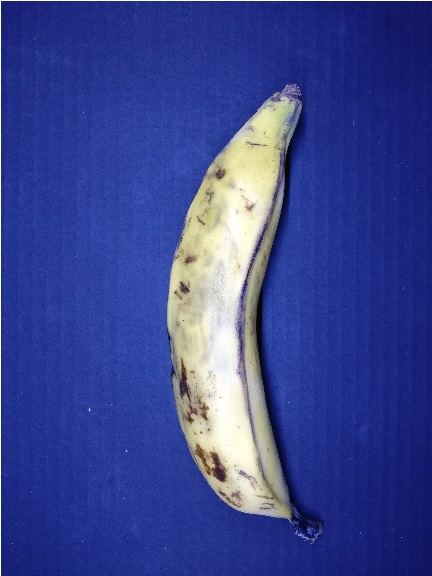
#> input picture python/codigos_finales/platano_reducido_2.jpg, 432 x 576 px
$ python prototipo2.py   (older library calls are emulated)
#> lines starting #> are read from the running program, lines starting #| are printed output that depends on the picture; after the words box and inside, x2 and y2 are one past the last pixel; in counts of white or black regions, pixels touching at a corner belong together
from skimage import io
import matplotlib.pyplot as plt
import numpy as np
from skimage.color import rgb2grey
from skimage.morphology import disk
from skimage.filters.rank import minimum
from skimage.util import img_as_ubyte
from skimage.filters.rank import maximum
from time import time

def leer_imagen():
    imgc=io.imread("platano_reducido_2.jpg")
#> imgc is the input picture: shape (576, 432, 3); mean R, G, B 57.4, 69.3, 144.2
    #imgc=io.imread("170.jpg")

    return imgc

def leer_fondo():
    fondo=io.imread("fondo_REDUCIDO.jpg")
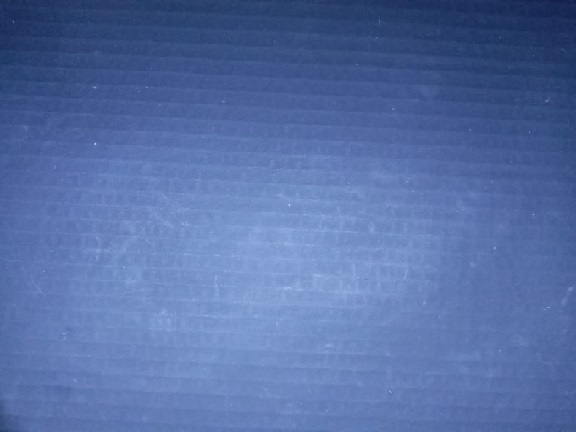
#> input picture python/codigos_finales/fondo_REDUCIDO.jpg, 576 x 432 px
#> fondo is the input picture: shape (432, 576, 3); mean R, G, B 86.4, 111, 165.7
    return fondo

def segmentar(img, fondo):
    n=img.shape
    s=np.zeros(n)
    i=0
    for x in range(n[0]):
        for y in range(n[1]):
            s[x][y]=img[x][y]- fondo[y][x]
            if s[x][y]*255 <=30:
                s[x][y]=0
            else:
                s[x][y]=1
    return s

def aplicar_filtro_rojo(s):
    vecr=np.zeros(1)
    vecg=np.zeros(1)
    for x in range(20 , n[0]-20):
        for y in range(20, n[1]-20):
            if s[x][y] == 255:
                vecr = np.append(vecr, imgc[x][y][0])
                vecg = np.append(vecg, imgc[x][y][1])

    return vecr, vecg


def Suma_rojo(vecr):
    sumr= 0
    for x in range(len(vecr)):
        sumr= sumr+vecr[x]
    return sumr
def Suma_verde(vecg):
    sumg= 0
    for x in range(len(vecg)):
        sumg= sumg+vecg[x]
    return sumg


tiempo_i=time()
imgc=leer_imagen()
fondo=leer_fondo()

img =  rgb2grey(imgc)
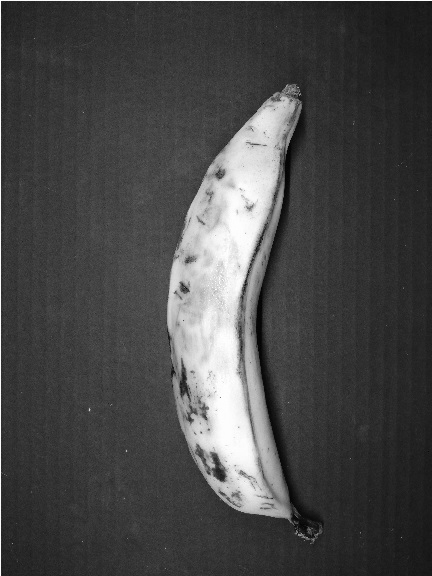
#> img: shape (576, 432) float64; min 0.000833, max 1, mean 0.283
fondo =  rgb2grey(fondo)
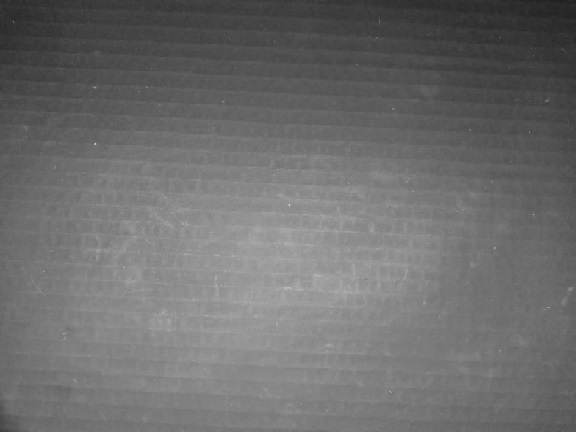
#> fondo: shape (432, 576) float64; min 0.119, max 0.828, mean 0.43

s=segmentar(img, fondo)
#> after the loop in segmentar, `for x in range(n[0]):`:
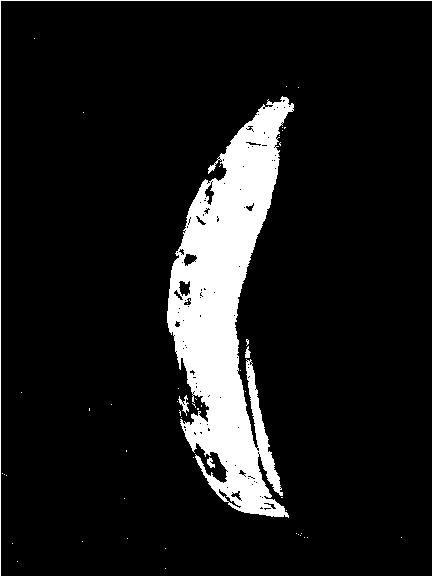
#> s: shape (576, 432) float64; values 0 (black) and 1 (white), 10.6% white; 51 white regions (46 under 20 px), largest, box (x1, y1, x2, y2) and area: (167, 96, 294, 518) 25036, (0, 0, 432, 576) 1007, (178, 395, 189, 416) 86, (207, 457, 215, 468) 50, (245, 346, 251, 358) 44

n=img.shape
#> n = (576, 432)
s=img_as_ubyte(s)
s = minimum(s,disk(2))
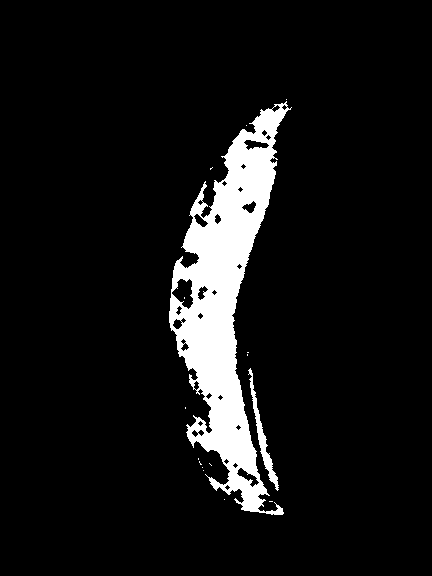
#> s: shape (576, 432); 8.1% white; 16 white regions (14 under 20 px), largest, box (x1, y1, x2, y2) and area: (169, 101, 292, 515) 19405, (248, 368, 279, 491) 647
s = maximum(s,disk(7))
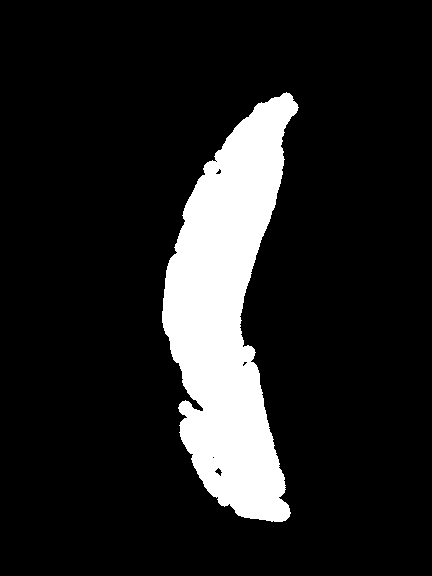
#> s: shape (576, 432); 13% white; 1 white region, box (x1, y1, x2, y2) and area: (162, 92, 299, 522) 32315

vecr, vecg=aplicar_filtro_rojo(s)


sumr=Suma_rojo(vecr)
#> the loop in Suma_rojo, `for x in range(len(vecr)):` made 32316 passes
#> sumr on passes 1 to 3: 0, 129, 260
#> after the loop in Suma_rojo, `for x in range(len(vecr)):`: sumr = 6336465
#> sumr = 6336465
sumg=Suma_verde(vecg)
#> the loop in Suma_verde, `for x in range(len(vecg)):` made 32316 passes
#> sumg on passes 1 to 3: 0, 118, 243
#> after the loop in Suma_verde, `for x in range(len(vecg)):`: sumg = 6214640
#> sumg = 6214640

print(sumr)
#| 6336465.0
print(sumg)
#| 6214640.0


tiempo_f=time()
tiempo=tiempo_f- tiempo_i
print ('El tiempo de ejecucion fue:',tiempo)
